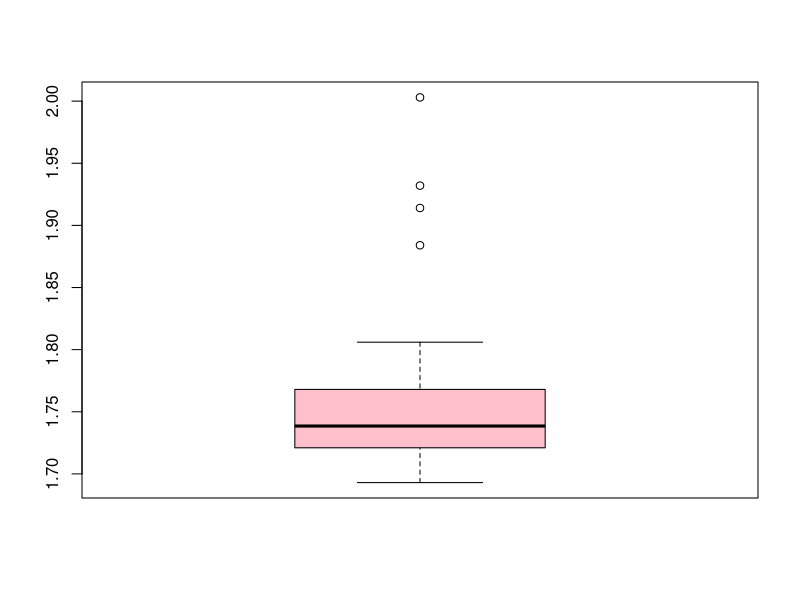
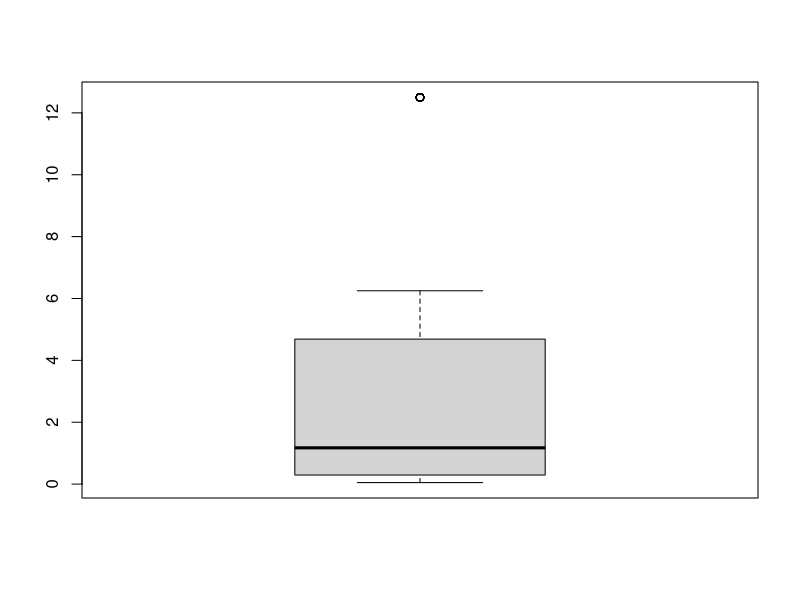
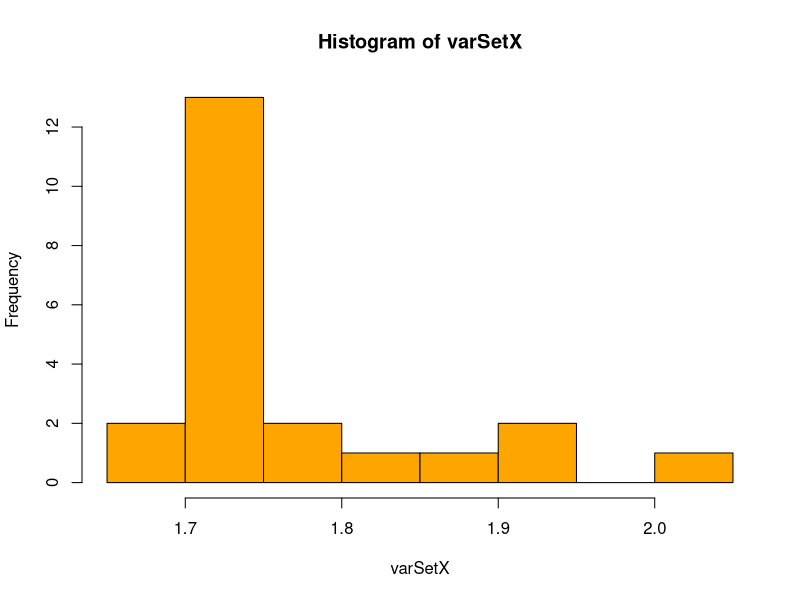
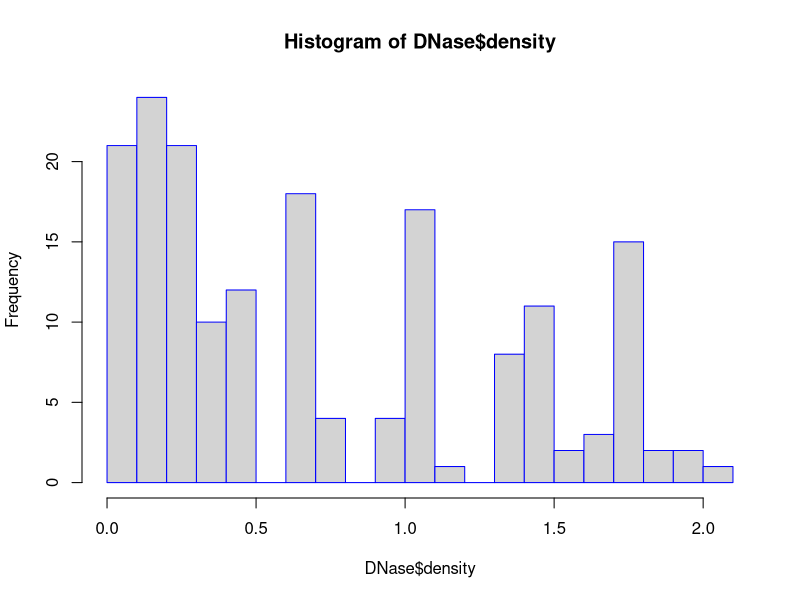
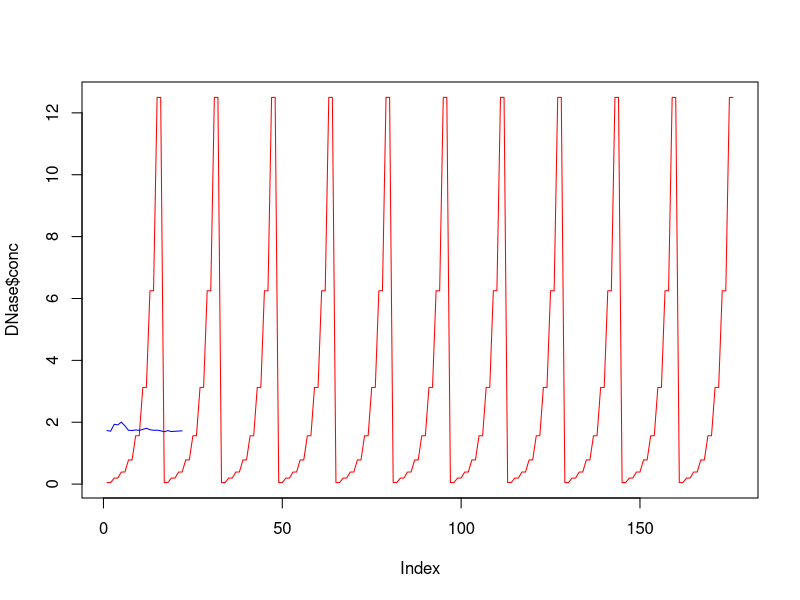

The R script that drew these images, in order:


#Pentru valorile coloanei conc egale cu 12.5, stocam valorile corespunzatoare din coloana density 
varSetX <- DNase$density[DNase$conc==12.5]

#Functia mean returneaza media aritmetica a vectorului varSetX
cat("Media este :", mean(varSetX))
cat("Varianta este :", var(varSetX))

#Quartilele impart vectorul varSetX in patru parti egale
q1 <- quantile(varSetX, 1/4) #mediana din "lower half"
q2 <- quantile(varSetX, 2/4) #mediana intregului vector
q3 <- quantile(varSetX, 3/4) #mediana din "upper half"
IQR <- q3 - q1
cat("Quartilele sunt :", q1, q2, q3)
cat("Distanta intercuartilica :", IQR)

#Functia boxplot reprezinta setul de date sub forma quartilelor, la care se adauga minimul si maximul acestui set
boxplot(varSetX, col="pink")
boxplot(DNase$conc)

#Functia hist reprezinta frecventa setului de date pe diferite intervale
hist(varSetX, col="orange")
#Atributul breaks specifica latimea fiecarui dreptunghi
hist(DNase$density, breaks=23, border = "blue")

#construim graficul coloanei conc din DNase
#atributul type = "l" reprezinta modalitatea de trasare a grafului si anume cu o linie
plot(DNase$conc, type = "l", col = "red")
#adaugam vectorul varSetX in acelasi grafic
lines(varSetX,type = "l",col = "blue")
